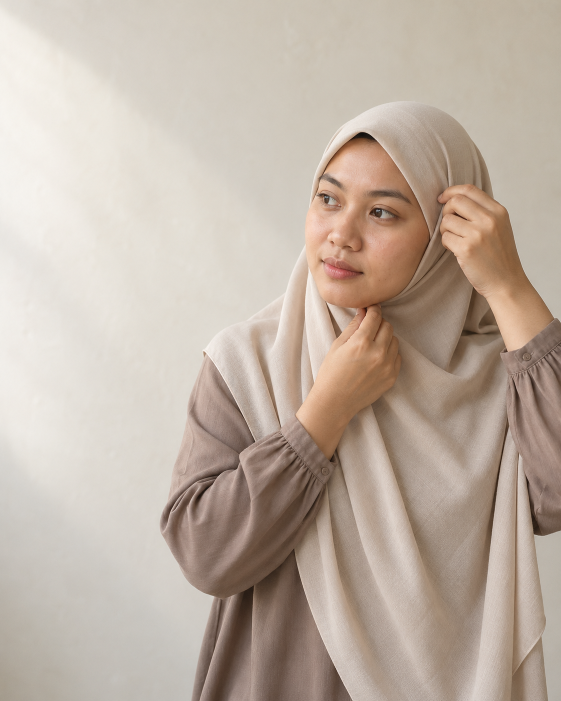
#> input picture CONTENT/DAY-04/assets/editorial-adjusting-hijab.png, 1122 x 1402 px (shown at 1/2 size)
$ python render.py
#> lines starting #> are read from the running program, lines starting #| are printed output that depends on the picture
"""Render Day 4 assets with Pillow: python CONTENT/DAY-04/render.py"""

from pathlib import Path
from PIL import Image, ImageDraw, ImageFont, ImageFilter, ImageOps

ROOT = Path(__file__).resolve().parent
ASSETS = ROOT / "assets"
LOGO_SOURCE = ROOT.parent.parent / "Logo Hijab Syari Transparan.png"
PHOTO_SOURCE = ASSETS / "editorial-adjusting-hijab.png"

PAPER = (250, 247, 241)
CREAM = (242, 235, 225)
TAUPE = (112, 89, 77)
DARK = (50, 44, 41)
MUTED = (112, 100, 92)
LINE = (205, 190, 177)
ACCENT = (157, 113, 89)
PALE = (230, 218, 205)

FONT_SERIF = "/usr/share/fonts/truetype/dejavu/DejaVuSerif.ttf"
FONT_SERIF_BOLD = "/usr/share/fonts/truetype/dejavu/DejaVuSerif-Bold.ttf"
FONT_SANS = "/usr/share/fonts/truetype/dejavu/DejaVuSans.ttf"
FONT_SANS_BOLD = "/usr/share/fonts/truetype/dejavu/DejaVuSans-Bold.ttf"


def f(path, size):
    return ImageFont.truetype(path, size)


# [6 lines left out: function text_lines, not called in this run]


def logo(dark=False, width=275):
    src = Image.open(LOGO_SOURCE).convert("RGBA")
    src = src.crop(src.getchannel("A").getbbox())
    color = (238, 216, 194) if dark else DARK
    out = Image.new("RGBA", src.size, color + (0,))
    out.putalpha(src.getchannel("A"))
    return out.resize((width, round(out.height * width / out.width)), Image.Resampling.LANCZOS)


def masthead(im, dark=False, y=38):
    mark = logo(dark)
    im.paste(mark, (76, y), mark)
    d = ImageDraw.Draw(im)
    d.line((76, 148, 1004, 148), fill=(207, 184, 165) if dark else LINE, width=2)


def save(im, name):
    im.convert("RGB").save(ASSETS / name, optimize=True, quality=95)


def cover():
    src = Image.open(PHOTO_SOURCE).convert("RGB")
#> src is the input picture: PIL image 1122x1402 RGB; mean R, G, B 191.2, 176.9, 164.3
    im = ImageOps.fit(src, (1080, 1350), method=Image.Resampling.LANCZOS, centering=(0.56, 0.5))
    wash = Image.new("RGBA", im.size, (0, 0, 0, 0))
#> wash: PIL image 1080x1350 RGBA; every value is 0
    px = wash.load()
    for x in range(im.width):
        alpha = int(245 * max(0, min(1, (670 - x) / 380)))
        for y in range(im.height):
            px[x, y] = (*PAPER, alpha)
    im = Image.alpha_composite(im.convert("RGBA"), wash)
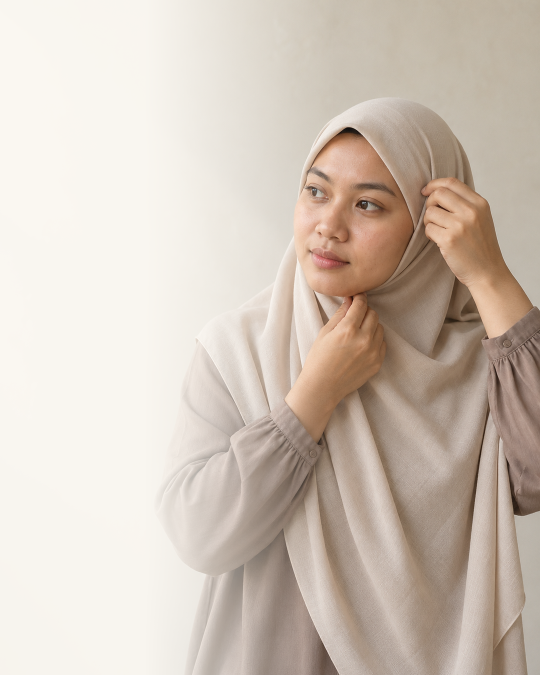
#> im: PIL image 1080x1350 RGBA (shown at 1/2 size); mean R, G, B, A 208.4, 196, 184.5, 255
    masthead(im)
    d = ImageDraw.Draw(im)
    text_lines(d, ["Hijab selalu", "maju?"], (76, 310), f(FONT_SERIF_BOLD, 92), DARK, 105)
    d.line((80, 560, 205, 560), fill=ACCENT, width=5)
    text_lines(d, ["Cek 4 hal ini dulu."], (76, 615), f(FONT_SANS_BOLD, 37), DARK, 54)
    text_lines(d, ["Mulai dari pola, bukan tebakan."], (76, 678), f(FONT_SANS, 27), MUTED, 42)
    save(im, "01-cover.png")


# [153 lines left out: functions title_block, two_paths, icon_inner, icon_anchor, icon_balance, icon_friction and 5 more, not called in this run]


if __name__ == "__main__":
    ASSETS.mkdir(parents=True, exist_ok=True)
#> (the run stopped early here; a loop or call above may not have finished)
